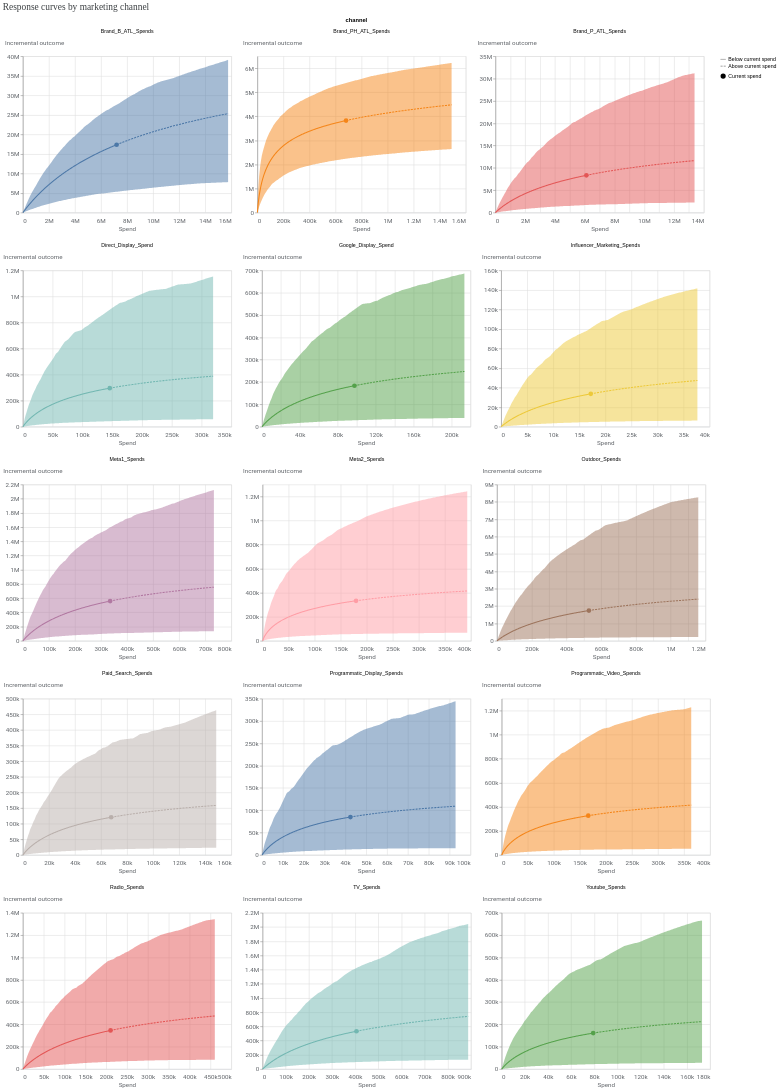

Source (notebook cell):
### Code cell
# --- Response Curves (Altair) ---
media_effects = visualizer.MediaEffects(mmm)
media_effects.plot_response_curves(include_ci=True)

### Figure 1 — Vega-Lite specification as saved in the notebook (floating-point values rounded to 4 significant figures; data arrays with more than 128 entries replaced by an {"elided": "..."} marker saying what was removed)
{"config": {"view": {"continuousWidth": 300, "continuousHeight": 300}, "axis": {"labelColor": "#5F6368", "labelFont": "Roboto", "labelFontSize": 12, "titleColor": "#5F6368", "titleFont": "Roboto", "titleFontSize": 12, "titleFontWeight": "normal"}}, "data": {"name": "data-eeb678684d335b14fd8c303b006d78c5"}, "facet": {"field": "channel", "type": "nominal"}, "spec": {"layer": [{"mark": {"type": "line"}, "encoding": {"color": {"field": "channel", "type": "nominal"}, "strokeDash": {"field": "spend_level", "legend": {"title": null}, "sort": "descending", "type": "nominal"}, "x": {"axis": {"domainColor": "#DADCE0", "labelExpr": "replace(format(datum.value, '.3~s'), 'G', 'B')", "labelPadding": 10, "ticks": false}, "field": "spend", "title": "Spend", "type": "quantitative"}, "y": {"axis": {"labelExpr": "replace(format(datum.value, '.3~s'), 'G', 'B')", "titleAlign": "left", "titleAngle": 0, "titleY": -20}, "field": "mean", "title": "Incremental outcome", "type": "quantitative"}}, "transform": [{"calculate": "datum.spend_multiplier >= 1.0 ? \"Above current spend\" : \"Below current spend\"", "as": "spend_level"}]}, {"mark": {"type": "point", "filled": true, "opacity": 1, "size": 80}, "encoding": {"color": {"field": "channel", "type": "nominal"}, "shape": {"field": "current_spend", "legend": {"title": null}, "type": "nominal"}, "tooltip": [{"field": "spend", "type": "quantitative"}, {"field": "mean", "type": "quantitative"}], "x": {"axis": {"domainColor": "#DADCE0", "labelExpr": "replace(format(datum.value, '.3~s'), 'G', 'B')", "labelPadding": 10, "ticks": false}, "field": "spend", "title": "Spend", "type": "quantitative"}, "y": {"axis": {"labelExpr": "replace(format(datum.value, '.3~s'), 'G', 'B')", "titleAlign": "left", "titleAngle": 0, "titleY": -20}, "field": "mean", "title": "Incremental outcome", "type": "quantitative"}}, "transform": [{"calculate": "datum.spend_multiplier >= 1.0 ? \"Above current spend\" : \"Below current spend\"", "as": "spend_level"}, {"filter": "(datum.spend_multiplier === 1.0)"}]}, {"mark": {"type": "area", "opacity": 0.5}, "encoding": {"color": {"field": "channel", "legend": null, "type": "nominal"}, "x": {"field": "spend", "type": "quantitative"}, "y": {"field": "ci_lo", "type": "quantitative"}, "y2": {"field": "ci_hi"}}, "transform": [{"calculate": "datum.spend_multiplier >= 1.0 ? \"Above current spend\" : \"Below current spend\"", "as": "spend_level"}]}], "width": 400}, "columns": 3, "resolve": {"scale": {"x": "independent", "y": "independent"}}, "title": {"text": "Response curves by marketing channel ", "anchor": "start", "color": "#3C4043", "font": "Google Sans Display", "fontSize": 18, "fontWeight": "normal", "offset": 10}, "$schema": "https://vega.github.io/schema/vega-lite/v6.1.0.json", "datasets": {"data-eeb678684d335b14fd8c303b006d78c5": {"elided": "3300 records"}}}
